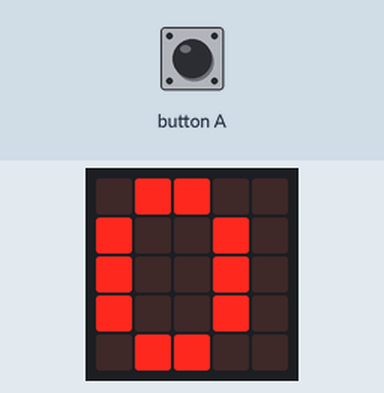
Simulated run of this program. Board: BBC micro:bit (MakeCode). Shown: the board's 5×5 LED display. Inputs (shaded band) come from the test bench.

Above: at 1.9 s.
2.0 s: button A pressed for 0.15 s
At 3.3 s:
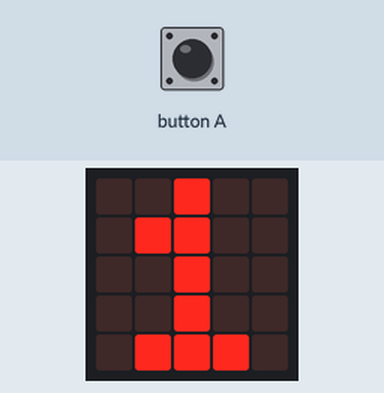
3.7 s: button A pressed for 0.15 s
At 5.5 s:
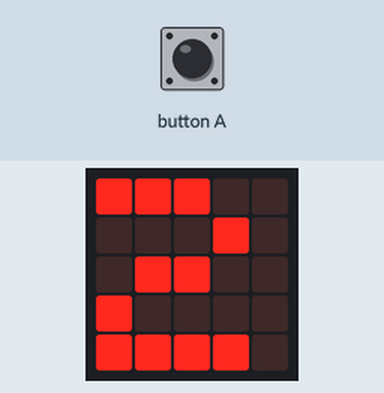
6.1 s: button A pressed for 0.15 s
At 7.6 s:
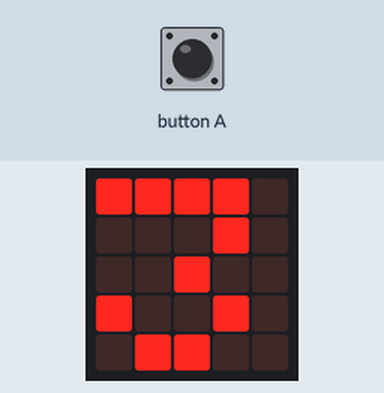
Timing chart, 0 to 9.1 s (numbered marks = the images above; inputs shaded):
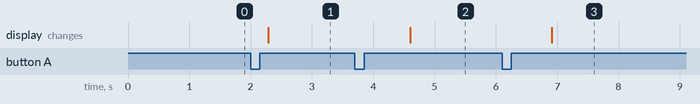

The program:

main.ts
```typescript
input.onButtonPressed(Button.A, function () {
    tall += 1
})
let tall = 0
basic.showNumber(tall)
basic.forever(function () {
    if (tall >= 10) {
        basic.showLeds(`
            . . . . .
            . # . # .
            . . # . .
            . # . # .
            . . . . .
            `)
        basic.showLeds(`
            # . . . #
            . # . # .
            . . # . .
            . # . # .
            # . . . #
            `)
        tall += 1
        basic.pause(1)
    } else {
        basic.showNumber(tall)
    }
    // Vise en X først og så starte på nytt med neste klikk.
    if (tall >= 11) {
        tall = 0
    }
})
```

test.ts
```typescript
// testene settes inn her; disse vil ikke kompilert så lenge denne pakken blir brukt som en utvidelse.
```

Measured:
- after the input at 2.0 s, the display: changes after 0.29 s (image 1)
- after the input at 3.7 s, the display: changes after 0.90 s (image 2)
- after the input at 6.1 s, the display: changes after 0.81 s (image 3)
